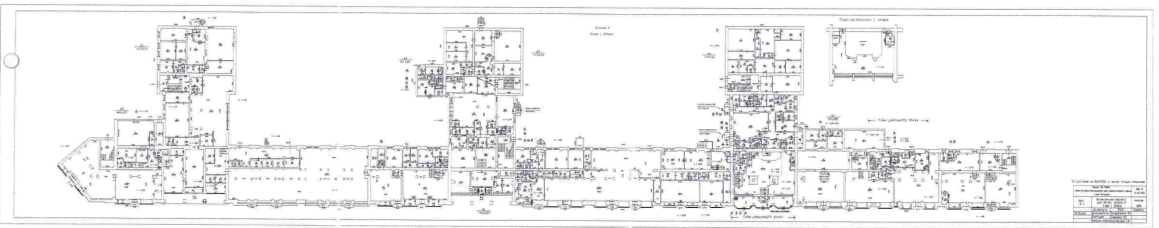
#> input picture dist/assets/floor1-archive-plan.webp, 3476 x 682 px, found by its file name (shown at 1/3 size); its folder holds only this picture in this run
$ python trace-floors.py
#> lines starting #> are read from the running program, lines starting #| are printed output that depends on the picture; after the words box and inside, x2 and y2 are one past the last pixel; in counts of white or black regions, pixels touching at a corner belong together
"""Reproducible structural line tracing from archived plan images.
Run with Python, numpy, Pillow and opencv-python-headless. Diagnostic overlays
are manually reviewed; annotations are excluded by checked footprint masks.
No modern room numbers or surveyed heights are inferred.
"""
from pathlib import Path
import json, math, hashlib
import cv2
import numpy as np
from PIL import Image, ImageDraw
ROOT=Path(__file__).resolve().parents[1]
FOOTPRINTS={
1:[[170,498],[259,410],[345,410],[345,358],[458,358],[458,420],[490,420],[490,283],[471,283],[471,80],[702,82],[702,281],[680,281],[680,425],[1347,435],[1347,291],[1250,291],[1250,195],[1330,195],[1330,86],[1567,86],[1567,286],[1541,286],[1541,438],[2177,444],[2177,284],[2173,284],[2173,80],[2407,80],[2407,282],[2383,282],[2383,384],[2537,386],[2537,450],[3051,451],[3051,629],[265,598]],
2:[[196,558],[285,478],[366,478],[366,501],[503,501],[503,340],[483,340],[483,142],[718,143],[718,340],[697,340],[697,503],[1355,506],[1355,331],[1340,331],[1340,142],[1578,142],[1578,333],[1556,333],[1556,507],[2204,509],[2204,345],[2189,345],[2189,148],[2421,149],[2421,346],[2400,346],[2400,509],[3064,512],[3064,678],[280,664]],
3:[[221,549],[314,462],[398,462],[398,487],[530,488],[530,327],[509,327],[509,128],[746,128],[746,326],[724,326],[724,492],[1384,496],[1384,326],[1366,326],[1366,130],[1601,130],[1601,329],[1579,329],[1579,499],[2235,500],[2235,340],[2216,340],[2216,139],[2453,139],[2453,341],[2431,341],[2431,502],[3090,506],[3090,678],[313,651]],
4:[[260,495],[360,412],[429,414],[429,435],[568,435],[568,272],[550,272],[550,72],[785,74],[785,273],[762,273],[762,439],[1418,445],[1418,287],[1402,287],[1402,79],[1637,86],[1637,287],[1614,287],[1614,450],[2267,456],[2267,297],[2244,297],[2244,97],[2480,103],[2480,299],[2460,299],[2460,458],[3120,467],[3120,636],[348,600]],
5:[[151,449],[251,367],[325,367],[325,391],[463,391],[463,231],[445,231],[445,26],[681,27],[681,228],[655,228],[655,393],[1315,399],[1315,239],[1298,239],[1298,36],[1527,37],[1527,239],[1505,239],[1505,402],[2158,411],[2158,246],[2137,246],[2137,50],[2379,50],[2379,245],[2355,245],[2355,412],[3018,415],[3018,585],[244,565]]}
INSETS={1:[[[2490,86],[2690,88],[2690,224],[2490,224]]]}
STAIRS={1:[[391,404,48,80],[1500,430,50,70],[480,213,53,45],[1502,220,50,50],[2200,222,52,48],[2980,478,45,60]],2:[[306,490,44,60],[1490,490,50,65],[512,286,57,42],[1515,288,50,44],[2224,287,52,44],[2990,528,47,50]],3:[[338,480,43,46],[1525,494,50,56],[526,270,60,43],[1520,270,50,46],[2242,280,55,45],[3015,522,50,49]],4:[[380,433,44,58],[1565,445,44,65],[583,219,57,43],[1563,242,48,44],[2284,252,52,43],[3055,483,48,48]],5:[[477,182,52,40],[1453,382,48,43],[2182,195,52,40]]}

def merge(lines):
    """Collapse parallel double strokes and overlapping runs; keep door gaps>8px."""
    buckets={'h':[],'v':[]};diagonal=[]
    for x1,y1,x2,y2 in lines:
        dx,dy=x2-x1,y2-y1
        if abs(dy)<=max(2,abs(dx)*.025):buckets['h'].append([(y1+y2)/2,min(x1,x2),max(x1,x2)])
        elif abs(dx)<=max(2,abs(dy)*.025):buckets['v'].append([(x1+x2)/2,min(y1,y2),max(y1,y2)])
        # Only the chamfered west end has non-orthogonal structural walls.
        elif max(x1,x2)<450 and math.hypot(dx,dy)>40:diagonal.append([x1,y1,x2,y2,5])
    result=[]
    for axis,rows in buckets.items():
        groups=[]
        for c,a,b in sorted(rows):
            group=next((g for g in reversed(groups) if c-g['min']<=5),None)
            if group is None:groups.append({'c':c,'min':c,'samples':[c],'runs':[(a,b)]})
            else:group['runs'].append((a,b));group['samples'].append(c);group['c']=sum(group['samples'])/len(group['samples'])
        for g in groups:
            merged=[]
            for a,b in sorted(g['runs']):
                if merged and a<=merged[-1][1]+8:merged[-1][1]=max(merged[-1][1],b)
                else:merged.append([a,b])
            for a,b in merged:
                if b-a<23:continue
                c=round(g['c'],1)
                result.append([a,c,b,c,5] if axis=='h' else [c,a,c,b,5])
    return result+diagonal

out={"version":1,"year":2012,"method":"Source-image structural line tracing; manually checked footprint, annotation mask and stair locations. Heights/details illustrative. Not a surveyed BIM.","floors":[]}
for f,poly in FOOTPRINTS.items():
    path=ROOT/f'public/assets/floor{f}-archive-plan.webp';img=np.array(Image.open(path).convert('RGB'));h,w=img.shape[:2]
#> further down, img is the input picture: shape (682, 3476, 3); mean R, G, B 241.4, 241.4, 241.6
#> after `h, w = img.shape[:2]`: h = 682; w = 3476
    gray=cv2.cvtColor(img,cv2.COLOR_RGB2GRAY);mask=np.zeros((h,w),np.uint8);cv2.fillPoly(mask,[np.array(poly,np.int32)]+[np.array(p,np.int32) for p in INSETS.get(f,[])],255)
#> after `cv2.fillPoly(mask, [np.array(poly, np.int32)] + [np.array(p, np.int32)`:
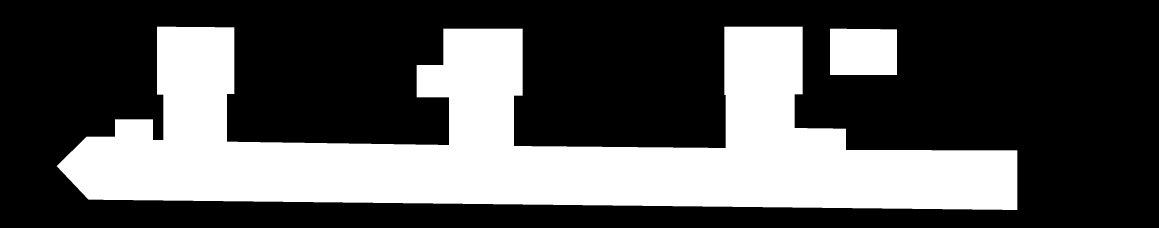
#> mask: shape (682, 3476) (shown at 1/3 size); 33.2% white; 2 white regions, box (x1, y1, x2, y2) and area: (170, 80, 3052, 630) 759577, (2490, 86, 2691, 225) 27739
    expanded=cv2.dilate(mask,np.ones((7,7),np.uint8))
    bw=((gray<225).astype(np.uint8)*255)&expanded
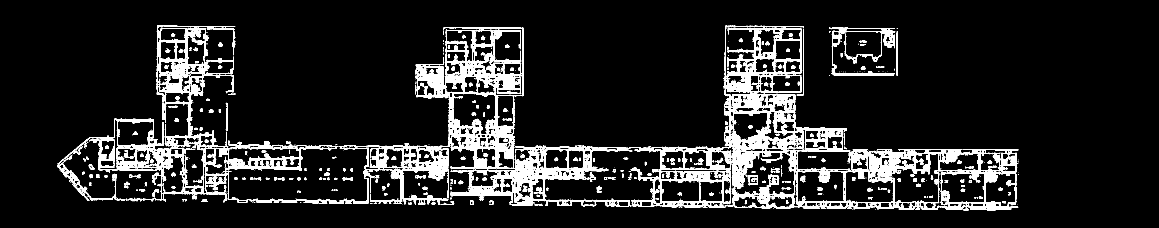
#> bw: shape (682, 3476) (shown at 1/3 size); 10.5% white; 1132 white regions (825 under 20 px), largest, box (x1, y1, x2, y2) and area: (1892, 77, 3055, 632) 94088, (1018, 83, 1571, 614) 50288, (173, 77, 1105, 611) 46031
    # Directional closing reconnects scan dropout, without filling broad openings.
    horizontal=cv2.morphologyEx(bw,cv2.MORPH_OPEN,np.ones((1,22),np.uint8));vertical=cv2.morphologyEx(bw,cv2.MORPH_OPEN,np.ones((22,1),np.uint8))
#> after `horizontal = cv2.morphologyEx(bw, cv2.MORPH_OPEN, np.ones((1, 22), np.`:
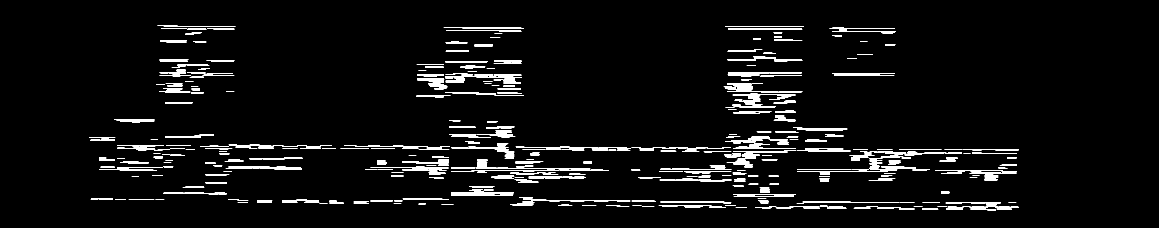
#> horizontal: shape (682, 3476) (shown at 1/3 size); 3.9% white; 527 white regions, largest, box (x1, y1, x2, y2) and area: (1353, 575, 1542, 587) 1743, (2199, 582, 2387, 591) 1258, (2175, 262, 2407, 278) 1253
#> after `vertical = cv2.morphologyEx(bw, cv2.MORPH_OPEN, np.ones((22, 1), np.ui`:
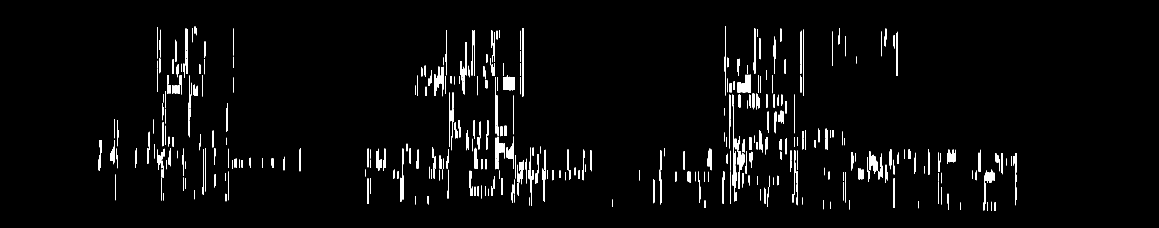
#> vertical: shape (682, 3476) (shown at 1/3 size); 2.5% white; 519 white regions, largest, box (x1, y1, x2, y2) and area: (2197, 284, 2204, 558) 711, (1526, 410, 1541, 507) 605, (1526, 230, 1543, 272) 593
    horizontal=cv2.morphologyEx(horizontal,cv2.MORPH_CLOSE,np.ones((1,3),np.uint8));vertical=cv2.morphologyEx(vertical,cv2.MORPH_CLOSE,np.ones((3,1),np.uint8))
#> after `horizontal = cv2.morphologyEx(horizontal, cv2.MORPH_CLOSE, np.ones((1,`: horizontal: shape (682, 3476); 3.9% white; 495 white regions, largest, box (x1, y1, x2, y2) and area: (1353, 575, 1542, 587) 1751, (2199, 582, 2387, 591) 1260, (2175, 262, 2407, 278) 1255
#> after `vertical = cv2.morphologyEx(vertical, cv2.MORPH_CLOSE, np.ones((3, 1),`: vertical: shape (682, 3476); 2.6% white; 498 white regions, largest, box (x1, y1, x2, y2) and area: (2197, 284, 2204, 558) 714, (1628, 449, 1637, 605) 664, (1492, 379, 1505, 508) 612
    detected=cv2.HoughLinesP(horizontal|vertical,1,np.pi/720,threshold=28,minLineLength=30,maxLineGap=3)
#> detected = 1188 rows, first 6: [1353, 503, 1653, 504], [1707, 443, 1880, 443], [1114, 445, 1182, 445], [2352, 452, 2551, 452], [1779, 445, 1821, 445], [2805, 511, 3008, 511]
    raw=[] if detected is None else detected.reshape(-1,4).tolist()
#> raw = 1188 items, first 6: [1353, 503, 1653, 504], [1707, 443, 1880, 443], [1114, 445, 1182, 445], [2352, 452, 2551, 452], [1779, 445, 1821, 445], [2805, 511, 3008, 511]
    # Exclude stair treads, retained as a single distinct stair object later.
    def stair_line(s):
        x=(s[0]+s[2])/2;y=(s[1]+s[3])/2
        return any(a-3<x<a+c+3 and b-3<y<b+d+3 for a,b,c,d in STAIRS[f])
    walls=[s for s in merge(raw) if not stair_line(s)]
#> the loop in merge, `for x1,y1,x2,y2 in lines:` made 1188 passes
#> (x1, y1, x2, y2, dx, dy) on passes 1 to 3: (1353, 503, 1653, 504, 300, 1), (1707, 443, 1880, 443, 173, 0), (1114, 445, 1182, 445, 68, 0)
#> after the loop in merge, `for x1,y1,x2,y2 in lines:`: diagonal = []
#> in stair_line, `x = (s[0] + s[2]) / 2`: x = 568
#> walls = 430 items, first 6: [472, 78.6, 664, 78.6, 5], [2176, 78.6, 2411, 78.6, 5], [483, 85.4, 703, 85.4, 5], [1331, 85.4, 1571, 85.4, 5], [2184, 85.4, 2406, 85.4, 5], [2488, 85.4, 2684, 85.4, 5]
    # Keep every endpoint attached to source footprint; Hough cannot create a wall outside it.
    walls=[s for s in walls if all(expanded[min(h-1,max(0,round(y))),min(w-1,max(0,round(x)))] for x,y in [(s[0],s[1]),(s[2],s[3])])]
#> walls = 410 items, first 6: [472, 78.6, 664, 78.6, 5], [483, 85.4, 703, 85.4, 5], [2184, 85.4, 2406, 85.4, 5], [2488, 85.4, 2684, 85.4, 5], [576, 91.6, 618, 91.6, 5], [1338, 91.6, 1563, 91.6, 5]
    # Orthogonal morphology removes oblique edges: retain the checked west chamfer explicitly.
    for a,b in zip(poly,poly[1:]+poly[:1]):
        if max(a[0],b[0])<450 and abs(a[0]-b[0])>35 and abs(a[1]-b[1])>35:
            walls.append([a[0],a[1],b[0],b[1],7])
#> after the loop, walls = 412 items, first 6: [472, 78.6, 664, 78.6, 5], [483, 85.4, 703, 85.4, 5], [2184, 85.4, 2406, 85.4, 5], [2488, 85.4, 2684, 85.4, 5], [576, 91.6, 618, 91.6, 5], [1338, 91.6, 1563, 91.6, 5]
    d={"floor":f,"page":318+f,"imageWidth":w,"imageHeight":h,"imageHash":hashlib.sha256(path.read_bytes()).hexdigest(),"footprint":poly,"insets":INSETS.get(f,[]),"walls":walls,"stairs":STAIRS[f]}
    out['floors'].append(d)
    overlay=Image.fromarray(img);draw=ImageDraw.Draw(overlay,'RGBA');draw.polygon([tuple(p) for p in poly],outline=(30,155,190,220),width=3)
    for inset in INSETS.get(f,[]):draw.polygon([tuple(p) for p in inset],outline=(30,155,190,220),width=3)
    for x1,y1,x2,y2,t in walls:draw.line((x1,y1,x2,y2),fill=(230,65,80,210),width=3)
#> this loop made 412 passes
#> (x1, y1, x2, y2) on passes 1 to 3: (472, 78.6, 664, 78.6), (483, 85.4, 703, 85.4), (2184, 85.4, 2406, 85.4)
    for x,y,a,b in STAIRS[f]:draw.rectangle((x,y,x+a,y+b),outline=(30,130,250,255),width=3)
    overlay.resize((1738,round(h/2))).save(ROOT/f'research/voznesensky-44-46/traces/floor{f}-overlay.png')
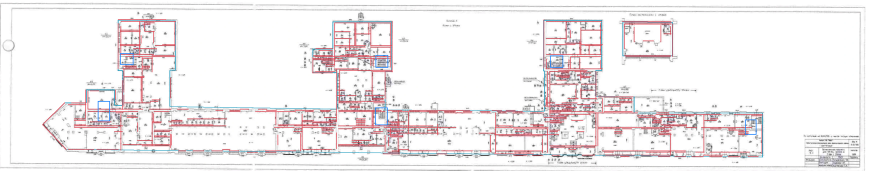
#> saved as floor1-overlay.png: PIL image 1738x341 RGB (shown at 1/2 size); mean R, G, B 241.1, 236.3, 237.4
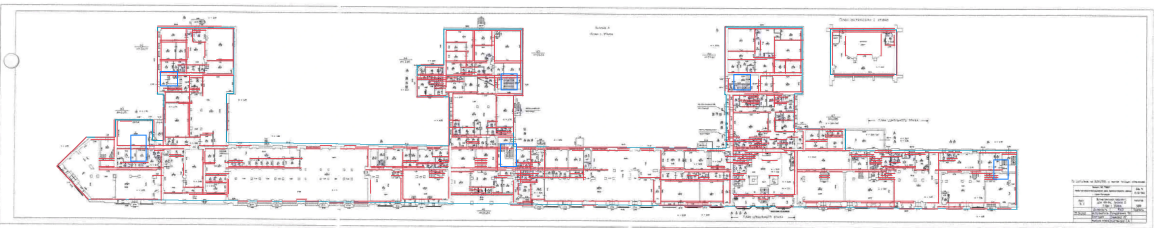
#> overlay: PIL image 3476x682 RGB (shown at 1/3 size); mean R, G, B 241.1, 236.3, 237.5
    print(f,len(walls),'wall segments')
#| 1 412 wall segments
#> (the run stopped early here; a loop or call above may not have finished)
